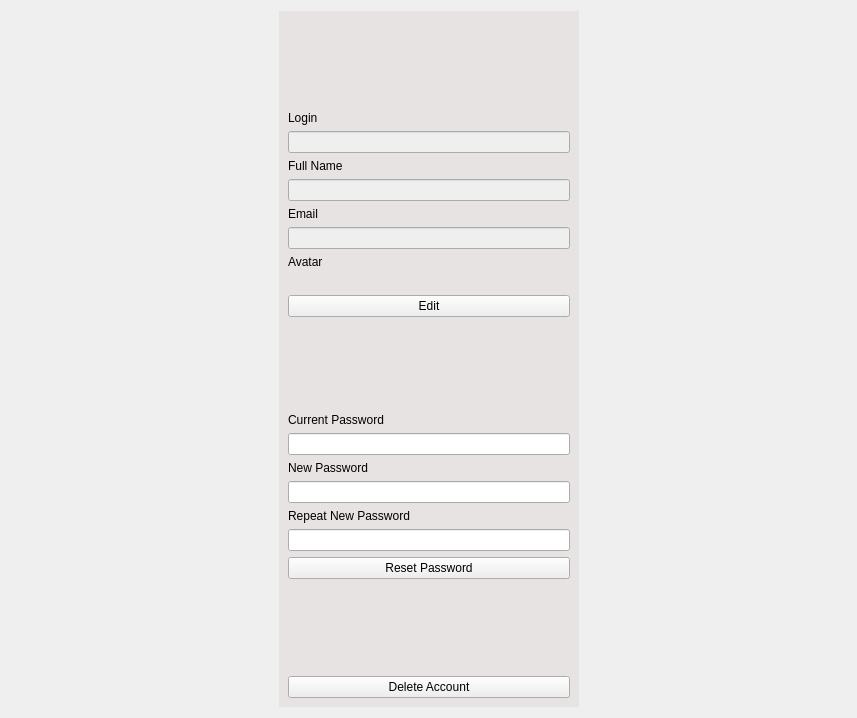
<?xml version="1.0" encoding="UTF-8"?>
<ui version="4.0">
 <class>ProfileWidget</class>
 <widget class="QWidget" name="ProfileWidget">
  <property name="geometry">
   <rect>
    <x>0</x>
    <y>0</y>
    <width>857</width>
    <height>718</height>
   </rect>
  </property>
  <property name="sizePolicy">
   <sizepolicy hsizetype="Expanding" vsizetype="Expanding">
    <horstretch>0</horstretch>
    <verstretch>0</verstretch>
   </sizepolicy>
  </property>
  <property name="windowTitle">
   <string>Form</string>
  </property>
  <layout class="QHBoxLayout" name="horizontalLayout">
   <item>
    <spacer name="horizontalSpacer">
     <property name="orientation">
      <enum>Qt::Horizontal</enum>
     </property>
     <property name="sizeHint" stdset="0">
      <size>
       <width>40</width>
       <height>20</height>
      </size>
     </property>
    </spacer>
   </item>
   <item>
    <widget class="QWidget" name="verticalWidget" native="true">
     <property name="minimumSize">
      <size>
       <width>300</width>
       <height>0</height>
      </size>
     </property>
     <property name="styleSheet">
      <string notr="true">QWidget#verticalWidget {background-color: rgb(232, 227, 227);}
QLabel {background-color: rgb(232, 227, 227);}</string>
     </property>
     <layout class="QVBoxLayout" name="verticalLayout_2">
      <item>
       <spacer name="verticalSpacer">
        <property name="orientation">
         <enum>Qt::Vertical</enum>
        </property>
        <property name="sizeHint" stdset="0">
         <size>
          <width>20</width>
          <height>40</height>
         </size>
        </property>
       </spacer>
      </item>
      <item>
       <widget class="QLabel" name="label">
        <property name="text">
         <string>Login</string>
        </property>
       </widget>
      </item>
      <item>
       <widget class="QLineEdit" name="loginField">
        <property name="enabled">
         <bool>false</bool>
        </property>
       </widget>
      </item>
      <item>
       <widget class="QLabel" name="label_2">
        <property name="text">
         <string>Full Name</string>
        </property>
       </widget>
      </item>
      <item>
       <widget class="QLineEdit" name="fullNameField">
        <property name="enabled">
         <bool>false</bool>
        </property>
       </widget>
      </item>
      <item>
       <widget class="QLabel" name="label_3">
        <property name="text">
         <string>Email</string>
        </property>
       </widget>
      </item>
      <item>
       <widget class="QLineEdit" name="eMailField">
        <property name="enabled">
         <bool>false</bool>
        </property>
       </widget>
      </item>
      <item>
       <widget class="QLabel" name="label_4">
        <property name="text">
         <string>Avatar</string>
        </property>
       </widget>
      </item>
      <item>
       <widget class="QLabel" name="imgLbl">
        <property name="maximumSize">
         <size>
          <width>50</width>
          <height>50</height>
         </size>
        </property>
        <property name="text">
         <string/>
        </property>
       </widget>
      </item>
      <item>
       <widget class="QPushButton" name="EditUserInfoBtn">
        <property name="text">
         <string>Edit</string>
        </property>
       </widget>
      </item>
      <item>
       <spacer name="verticalSpacer_3">
        <property name="orientation">
         <enum>Qt::Vertical</enum>
        </property>
        <property name="sizeHint" stdset="0">
         <size>
          <width>20</width>
          <height>40</height>
         </size>
        </property>
       </spacer>
      </item>
      <item>
       <widget class="QLabel" name="label_5">
        <property name="text">
         <string>Current Password</string>
        </property>
       </widget>
      </item>
      <item>
       <widget class="QLineEdit" name="currPasswordField">
        <property name="echoMode">
         <enum>QLineEdit::Password</enum>
        </property>
       </widget>
      </item>
      <item>
       <widget class="QLabel" name="label_6">
        <property name="text">
         <string>New Password</string>
        </property>
       </widget>
      </item>
      <item>
       <widget class="QLineEdit" name="newPasswordField">
        <property name="echoMode">
         <enum>QLineEdit::Password</enum>
        </property>
       </widget>
      </item>
      <item>
       <widget class="QLabel" name="label_7">
        <property name="text">
         <string>Repeat New Password</string>
        </property>
       </widget>
      </item>
      <item>
       <widget class="QLineEdit" name="rptNewPasswordField">
        <property name="echoMode">
         <enum>QLineEdit::Password</enum>
        </property>
       </widget>
      </item>
      <item>
       <widget class="QPushButton" name="ResetPasswordBtn">
        <property name="text">
         <string>Reset Password</string>
        </property>
       </widget>
      </item>
      <item>
       <spacer name="verticalSpacer_4">
        <property name="orientation">
         <enum>Qt::Vertical</enum>
        </property>
        <property name="sizeHint" stdset="0">
         <size>
          <width>20</width>
          <height>40</height>
         </size>
        </property>
       </spacer>
      </item>
      <item>
       <widget class="QPushButton" name="DeleteAccountBtn">
        <property name="text">
         <string>Delete Account</string>
        </property>
       </widget>
      </item>
     </layout>
    </widget>
   </item>
   <item>
    <spacer name="horizontalSpacer_2">
     <property name="orientation">
      <enum>Qt::Horizontal</enum>
     </property>
     <property name="sizeHint" stdset="0">
      <size>
       <width>40</width>
       <height>20</height>
      </size>
     </property>
    </spacer>
   </item>
  </layout>
 </widget>
 <resources/>
 <connections/>
</ui>
